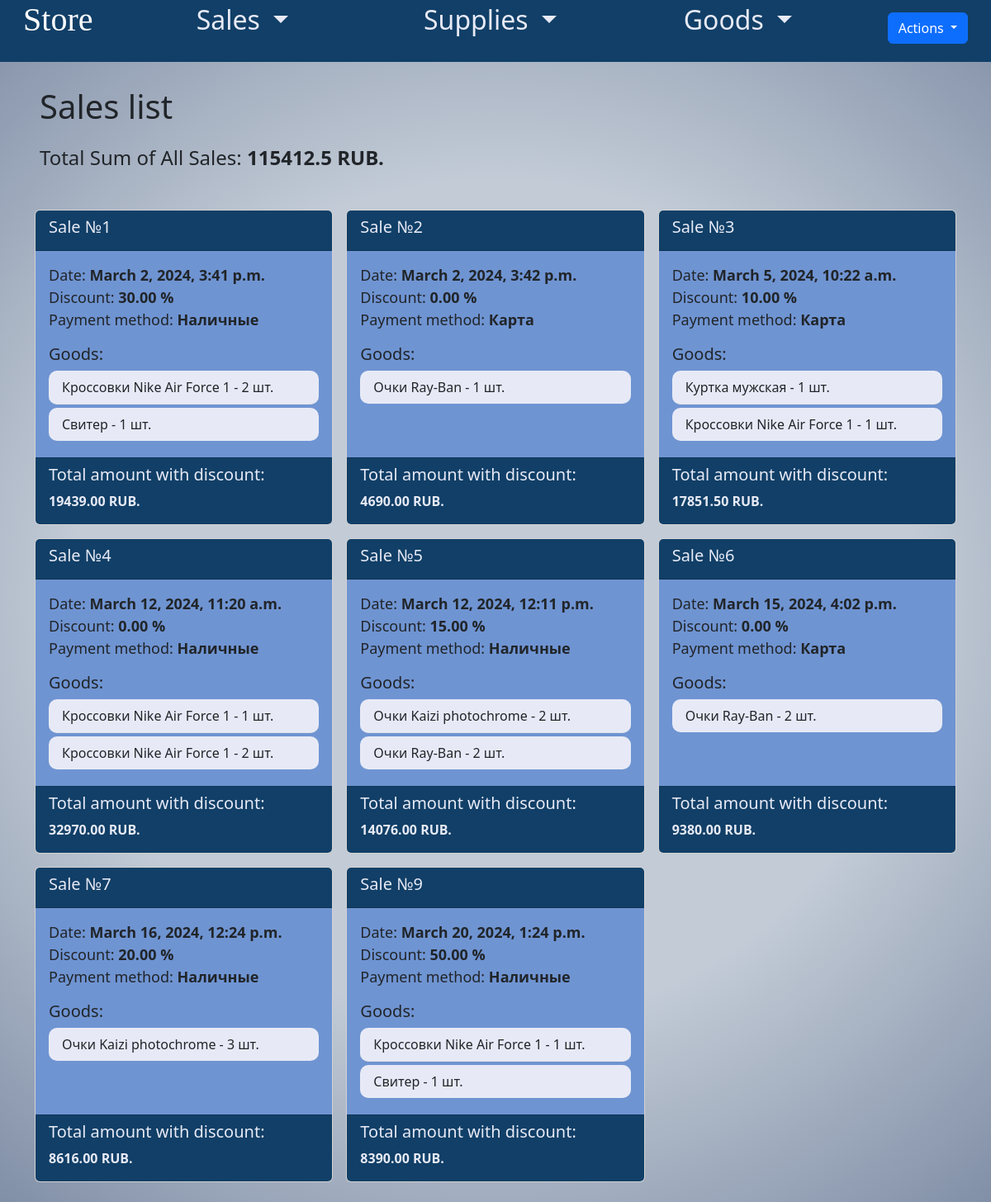
The app's page /sales_list/ (signed in), older data.
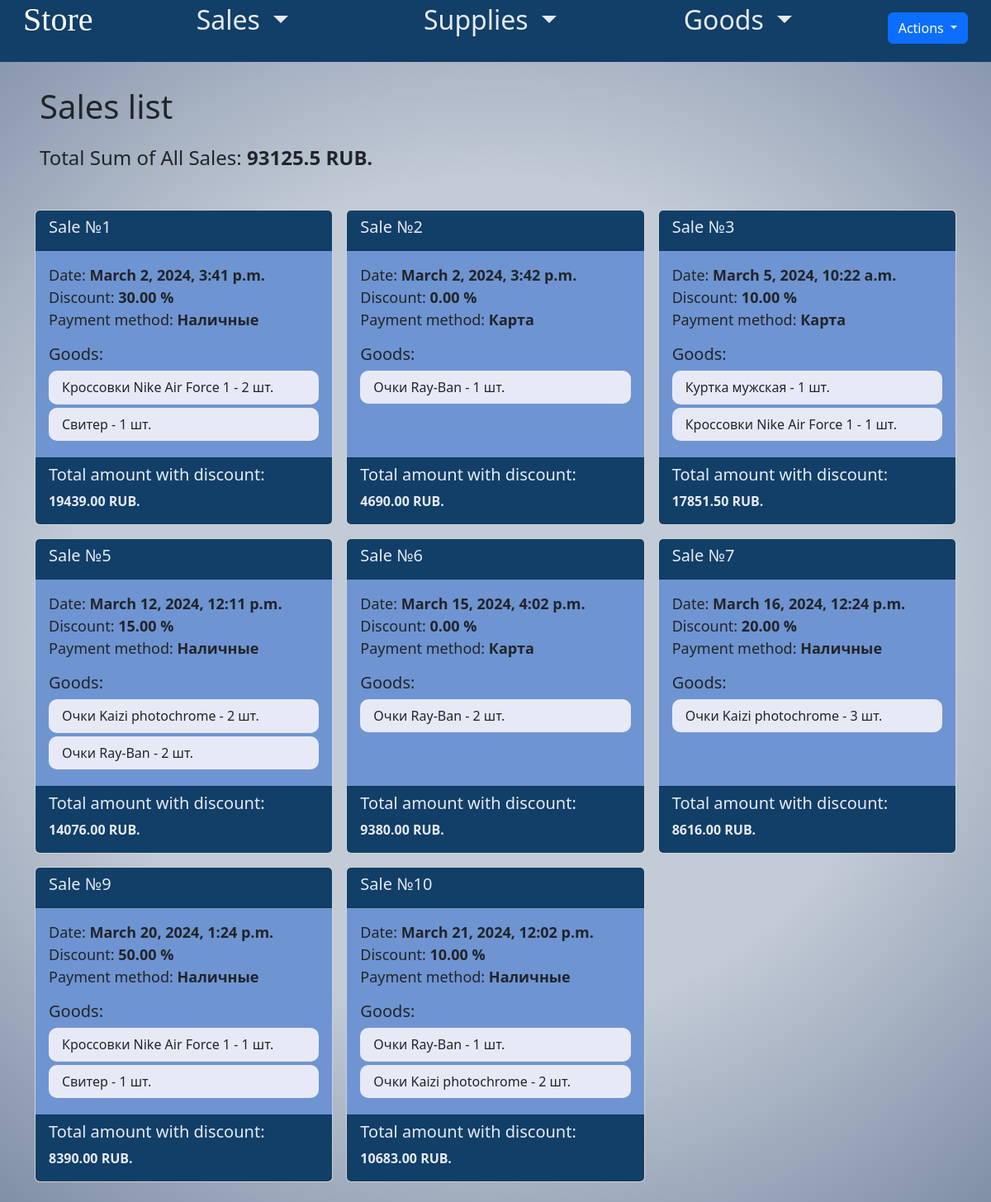
The same page, newer data.
### app_store/models.py (models this page shows, shortened)
class Sale(models.Model):
    goods = models.ManyToManyField('Good', through='SaleItem')
    sale_date = models.DateTimeField(auto_now_add=True, verbose_name='дата продажи')
    discount = models.DecimalField(max_digits=5, decimal_places=2, default=0, verbose_name='скидка (в процентах)')
    payment_method = models.CharField(max_length=50, default='Наличные', choices=[('Наличные', 'Наличные'), ('Карта', 'Карта')], verbose_name='способ оплаты')
    final_cost = models.DecimalField(max_digits=10, decimal_places=2, verbose_name='итоговая стоимость', default=0)
    def sale_total_cost(self):
        return sum(item.total_cost() for item in self.saleitem_set.all())
    def final_cost_with_discount(self):
        return self.sale_total_cost() * (1 - self.discount / 100)
    def save(self, *args, **kwargs):
        self.final_cost = self.final_cost_with_discount()
        super().save(*args, **kwargs)
    class Meta:
        db_table = 'sales'
        verbose_name = 'продажа'
        verbose_name_plural = 'продажи'

class SaleItem(models.Model):
    sale = models.ForeignKey(Sale, on_delete=models.CASCADE)
    good = models.ForeignKey('Good', on_delete=models.CASCADE, verbose_name='товар')
    quantity = models.PositiveIntegerField(verbose_name='количество')
    def total_cost(self):
        return self.good.selling_price * self.quantity
    class Meta:
        db_table = 'sold_goods'
        verbose_name = 'проданный товар'
        verbose_name_plural = 'проданные товары'

class Good(models.Model):
    name = models.CharField(max_length=30, db_index=True,
                            verbose_name='название товара')
    part_number = models.CharField(max_length=10, verbose_name='артикул', default='')
    category = models.ForeignKey(GoodCategory, on_delete=models.CASCADE,
                                 verbose_name='категория',
                                 null=True)
    selling_price = models.DecimalField(max_digits=10, decimal_places=2,verbose_name='цена продажи')
    purchase_price = models.DecimalField(max_digits=10, decimal_places=2,verbose_name='закупочная цена')
    description = models.TextField(verbose_name='описание товара')
    image = models.ImageField(upload_to='goods/',
                              verbose_name='картинка товара',blank=True, null=True)
    quantity = models.IntegerField(verbose_name='кол-во товара', default=0)
    sold_quantity = models.IntegerField(default=0, verbose_name='кол-во продано')
    manufacturer = models.CharField(max_length=30, verbose_name='производитель')
    class Meta:
        db_table = 'good'
        verbose_name = 'товар'
        verbose_name_plural = 'товары'

### app_store/views.py (the view)
# urls.py: path('sales_list/', SalesListView.as_view(), name='sales_list'),
class SalesListView(LoginRequiredMixin, ListView):
    model = Sale
    template_name = 'app_store/sales_list.html'
    context_object_name = 'sales'
    def get_queryset(self):
        sales = super().get_queryset()
        for sale in sales:
            final_cost = sale.final_cost_with_discount()
            sale.final_cost = final_cost
            sale.save()
        return sales
    def get_context_data(self, **kwargs):
        context = super().get_context_data(**kwargs)
        total_sum = self.get_queryset().aggregate(total_sum=Sum('final_cost'))['total_sum']
        context['total_sum'] = total_sum
        return context

### app_store/templates/app_store/sales_list.html
{% extends 'app_store/base.html' %}
{% load i18n %}
{% block content %}
<h1 class="ms-5 mb-4">{% trans "Список продаж" %}</h1>
<div class="ms-5">
    <h4>{% trans "Сумма всех продаж" %}: <strong>{{ total_sum }} RUB.</strong></h4>
</div>
<div class="container mt-5 mb-4">
    <div class="row row-cols-1 row-cols-md-3 g-3">
        {% for sale in sales %}
        <div class="col">
            <div class="card h-100">
                <div class="card-header" style="background-color: #113f67; color: #e7eaf6;">
                    <h5 class="card-title">{% trans "Продажа" %} №{{ sale.id }}</h5>
                </div>
                <div class="card-body" style="background-color: #6F94D2;">
                    <p style="font-size: 18px;" class="card-text">
                        {% trans "Дата" %}:<strong> {{ sale.sale_date }}</strong><br>
                        {% trans "Скидка" %}:<strong> {{ sale.discount }} %</strong><br>
                        {% trans "Способ оплаты" %}:<strong> {{ sale.get_payment_method_display }}</strong>
                    </p>
                    <h5>{% trans "Товары" %}:</h5>
                    <ul class="list-group list-group-flush">
                        {% for item in sale.saleitem_set.all %}
                        <li  style="background-color: #e7eaf6; border-radius: 10px;"  class="list-group-item mb-1">
                            {{ item.good.name }} - {{ item.quantity }} шт.
                        </li>
                        {% endfor %}
                    </ul>
                </div>
                <div class="card-footer" style="background-color: #113f67; color: #e7eaf6;">
                    <h5>{% trans "Финальная стоимость с учетом скидки" %}:</h5>
                    <p class="card-text mb-2"><strong>{{ sale.final_cost|floatformat:2 }} RUB. </strong></p>
                </div>
            </div>
        </div>
        {% empty %}
        <div class="col-md-12">
            <p>{% trans "Нет продаж" %}.</p>
        </div>
        {% endfor %}
    </div>
</div>
{% endblock %}

Row changes from the older to the newer data that the page shows:
removed Sale: id "4", sale_date "March 12, 2024, 11:20 a.m.", discount "0.00", payment_method "Наличные", final_cost "32970.00"
removed SaleItem: good.name "Кроccовки Nike Air Force 1", quantity "1", shown under "Sale"
removed SaleItem: good.name "Кроccовки Nike Air Force 1", quantity "2", shown under "Sale"
added Sale: id "10", sale_date "March 21, 2024, 12:02 p.m.", discount "10.00", payment_method "Наличные", final_cost "10683.00"
added SaleItem: good.name "Очки Ray-Ban", quantity "1", shown under "Sale"
added SaleItem: good.name "Очки Kaizi photochrome", quantity "2", shown under "Sale"
Text that changed along with them:
{{ total_sum }}: "115412.5" → "93125.5"
